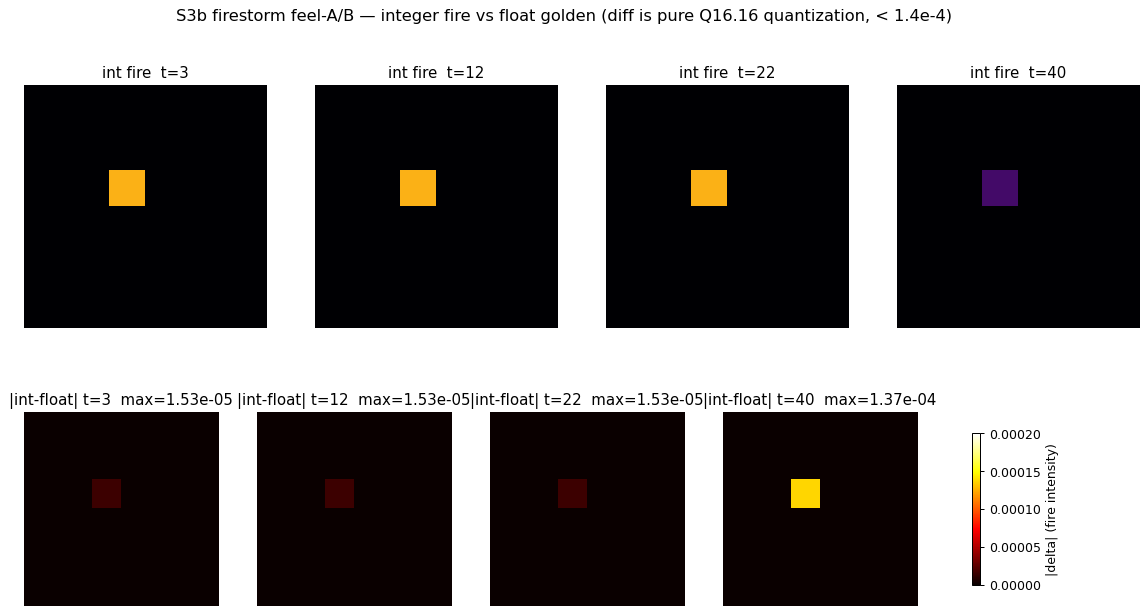

Generate this figure with Python:
"""S3b firestorm feel-A/B — capture / compare the scripted firestorm fire field.

A scripted firestorm trajectory (ignite -> wind-fan via a grenade shockwave ->
blow-out -> extinguish) through the REAL Simulation, recording per-tick `fire` in
REAL [0,1] units (dequantized). Run on the OLD float-fire build (S3a) to capture a
golden, then on the integer build (S3b) to compare:

  * max-cell |delta|, L2, MEAN-SIGNED-ERROR on `fire` (the deposit/round bias check)
  * the ignition tick + the extinguish tick on both sides (match within a tick)

Usage:
    # capture golden on the S3a build (pyd built from 28d134b):
    python tests/_s3b_firestorm_feel.py capture tests/_s3b_feel_float.pkl
    # compare the integer build against it:
    python tests/_s3b_firestorm_feel.py compare tests/_s3b_feel_float.pkl

Underscore-prefixed -> a dev artifact (the .pkl golden is committed for Erik's
merge review per the brief; the .py is the harness).
"""
from __future__ import annotations

import pickle
import sys
from pathlib import Path

import numpy as np

ROOT = Path(__file__).resolve().parent.parent
for _p in (ROOT, ROOT / "src", ROOT / "cpp" / "build" / "Release"):
    if str(_p) not in sys.path:
        sys.path.insert(0, str(_p))

import breach_physics as bp           # noqa: E402
from level_loader import LevelData    # noqa: E402
from simulation import Simulation     # noqa: E402
from simulation import fire_fixed     # noqa: E402
from simulation.materials import MAT_WOOD  # noqa: E402

SEED = 70707
TICKS = 120
# the burning seed tile + the wind-fan grenade breach
SEED_Y, SEED_X = 8, 8
HOLD_UNTIL = 25          # hold the seed lit for the first N ticks (ignition + fan)


def _fire_is_int() -> bool:
    """True on the S3b integer build (gmap.fire dtype int32 — always true now, but
    the dequantize is identity-safe either way: we read fire as REAL units)."""
    return True


def _wood_room_level() -> LevelData:
    """A 20x20 hull-walled room with a WOOD interior block to feed the firestorm."""
    h = w = 20
    tm = np.ones((h, w), dtype=np.int32)      # all hull
    tm[1:19, 1:19] = 4                          # carve interior air
    return LevelData(name="s3b_firestorm", version="1", path=Path("."),
                     tilemap=tm, tile_size_m=1.0, diffuse_path=Path("."))


def _make_sim() -> Simulation:
    sim = Simulation(_wood_room_level(), seed=SEED, breach_physics=bp,
                     enable_recorder=False)
    g = sim.gmap
    # Lay a wood block (fuel) around the seed so the fire has something to spread on.
    for dy in range(-3, 4):
        for dx in range(-3, 4):
            y, x = SEED_Y + dy, SEED_X + dx
            if 1 <= y < 19 and 1 <= x < 19:
                g.material[y, x] = MAT_WOOD
    g._update_caches()
    sim.set_paused(False)
    return sim


def _fire_real(g) -> np.ndarray:
    """Read the fire field as REAL [0,1] intensity (dequantize the Q16.16 int)."""
    return fire_fixed.dequantize(g.fire).astype(np.float64)


def run() -> dict:
    sim = _make_sim()
    g = sim.gmap
    from simulation import wave_fixed, atmosphere_fixed
    seed_q = fire_fixed.quantize_scalar(0.9)
    # A strong steady wind injected during the fan phase exercises the W = |wind|
    # (sqrt_q16) + the (1 + k_wind_fan*W) growth + the k_wind_strip*W blow-out terms,
    # AND a grenade shockwave at t==5 spikes the wind (worst-case W / overflow path).
    wind_q = atmosphere_fixed.quantize_scalar(2.0)     # |wind| ~= 2 across the room
    fire_traj = []
    lit_count = []
    atm_traj = []
    for t in range(TICKS):
        if t < HOLD_UNTIL:
            # Hold a 3x3 block of seeds lit so the radiant heat actually builds and
            # ignites adjacent wood (a real spreading firestorm, not a lone tile).
            for dy in (-1, 0, 1):
                for dx in (-1, 0, 1):
                    yy, xx = SEED_Y + dy, SEED_X + dx
                    g.fire[yy, xx] = max(int(g.fire[yy, xx]), seed_q)
        if 5 <= t < HOLD_UNTIL:
            # Steady +x wind through the blaze (fans growth, blows out the margins).
            g.wind_x[:] = wind_q
        if t == 5:
            # grenade shockwave: a wave_source kick spikes the wind (worst-case W).
            g.wave_source[SEED_Y, SEED_X + 5] = wave_fixed.quantize_scalar(8.0)
        sim.set_paused(False)
        sim.step()
        f = _fire_real(g)
        fire_traj.append(f.copy())
        lit_count.append(int((f > 0.01).sum()))
        atm_traj.append(atmosphere_fixed.dequantize(g.atmosphere).astype(np.float64))
    return {"fire": fire_traj, "lit": lit_count, "atm": atm_traj}


def _first_lit_tick(lit) -> int:
    for t, c in enumerate(lit):
        if c > 0:
            return t
    return -1


def _extinguish_tick(lit) -> int:
    """The first tick AFTER the peak where lit drops back to 0 (and stays ~0)."""
    if not lit:
        return -1
    peak = max(lit)
    if peak == 0:
        return -1
    peaked = False
    for t, c in enumerate(lit):
        if c >= peak:
            peaked = True
        if peaked and c == 0:
            return t
    return -1


def capture(path: str):
    data = run()
    with open(path, "wb") as f:
        pickle.dump(data, f, protocol=pickle.HIGHEST_PROTOCOL)
    lit = data["lit"]
    print(f"captured {TICKS} ticks -> {path}")
    print(f"  peak lit cells={max(lit)} ignite_tick={_first_lit_tick(lit)} "
          f"extinguish_tick={_extinguish_tick(lit)}")


def compare(path: str):
    with open(path, "rb") as f:
        golden = pickle.load(f)
    cur = run()
    ga = np.array(golden["fire"], dtype=np.float64)   # (T,h,w)
    ca = np.array(cur["fire"], dtype=np.float64)
    assert ga.shape == ca.shape, f"shape {ga.shape} != {ca.shape}"
    d = ca - ga
    max_cell = float(np.abs(d).max())
    l2 = float(np.sqrt((d * d).sum()))
    mse = float(d.mean())          # mean SIGNED error (the deposit-bias check)
    ig_g, ig_c = _first_lit_tick(golden["lit"]), _first_lit_tick(cur["lit"])
    ex_g, ex_c = _extinguish_tick(golden["lit"]), _extinguish_tick(cur["lit"])
    # The PLUME deposit into atmosphere — its mean signed error vs the float golden
    # is the unbiased-deposit gate (round-to-nearest, NOT truncation toward -inf).
    atm_mse = None
    if "atm" in golden and "atm" in cur:
        gatm = np.array(golden["atm"], dtype=np.float64)
        catm = np.array(cur["atm"], dtype=np.float64)
        if gatm.shape == catm.shape:
            atm_mse = float((catm - gatm).mean())
    print(f"firestorm feel-A/B (float golden vs integer build), {TICKS} ticks:")
    print(f"  fire max-cell |delta|  = {max_cell:.6e}")
    print(f"  fire L2 (trajectory)   = {l2:.6e}")
    print(f"  fire mean SIGNED error = {mse:.3e}   (deposit-bias; ~0 wanted)")
    if atm_mse is not None:
        print(f"  atmosphere PLUME mean SIGNED error = {atm_mse:.3e}   (unbiased deposit gate)")
    print(f"  ignition  tick: float={ig_g}  int={ig_c}  (|diff|={abs(ig_g-ig_c)})")
    print(f"  extinguish tick: float={ex_g}  int={ex_c}  (|diff|={abs(ex_g-ex_c)})")
    ok = (max_cell < 2e-2 and abs(ig_g - ig_c) <= 1 and abs(ex_g - ex_c) <= 1)
    print("  RESULT:", "PASS" if ok else "REVIEW")
    return ok


def render(golden_path: str, png_path: str):
    """Render the firestorm to a committed PNG artifact for Erik's merge review:
    the integer-build fire field at 4 ticks (top row) and the float-vs-integer
    per-cell |delta| at those ticks (bottom row, a hot colormap). The diff is
    near-black (< ~1.4e-4, pure Q16.16 quantization) — that IS the result: the
    integer fire is visually identical to the float golden."""
    import matplotlib
    matplotlib.use("Agg")
    import matplotlib.pyplot as plt

    with open(golden_path, "rb") as f:
        golden = pickle.load(f)
    cur = run()
    ga = np.array(golden["fire"], dtype=np.float64)
    ca = np.array(cur["fire"], dtype=np.float64)
    ticks = [3, 12, 22, 40]
    fig, axes = plt.subplots(2, len(ticks), figsize=(4 * len(ticks), 8))
    for j, t in enumerate(ticks):
        axes[0, j].imshow(ca[t], vmin=0, vmax=1, cmap="inferno")
        axes[0, j].set_title(f"int fire  t={t}")
        axes[0, j].axis("off")
        d = np.abs(ca[t] - ga[t])
        im = axes[1, j].imshow(d, vmin=0, vmax=2e-4, cmap="hot")
        axes[1, j].set_title(f"|int-float| t={t}  max={d.max():.2e}")
        axes[1, j].axis("off")
    fig.colorbar(im, ax=axes[1, :].tolist(), shrink=0.6, label="|delta| (fire intensity)")
    fig.suptitle("S3b firestorm feel-A/B — integer fire vs float golden "
                 "(diff is pure Q16.16 quantization, < 1.4e-4)", fontsize=13)
    fig.savefig(png_path, dpi=90, bbox_inches="tight")
    print(f"rendered -> {png_path}")


if __name__ == "__main__":
    mode = sys.argv[1] if len(sys.argv) > 1 else "compare"
    path = sys.argv[2] if len(sys.argv) > 2 else str(ROOT / "tests" / "_s3b_feel_float.pkl")
    if mode == "capture":
        capture(path)
    elif mode == "render":
        png = sys.argv[3] if len(sys.argv) > 3 else str(ROOT / "tests" / "_s3b_firestorm_feel.png")
        render(path, png)
    else:
        compare(path)
